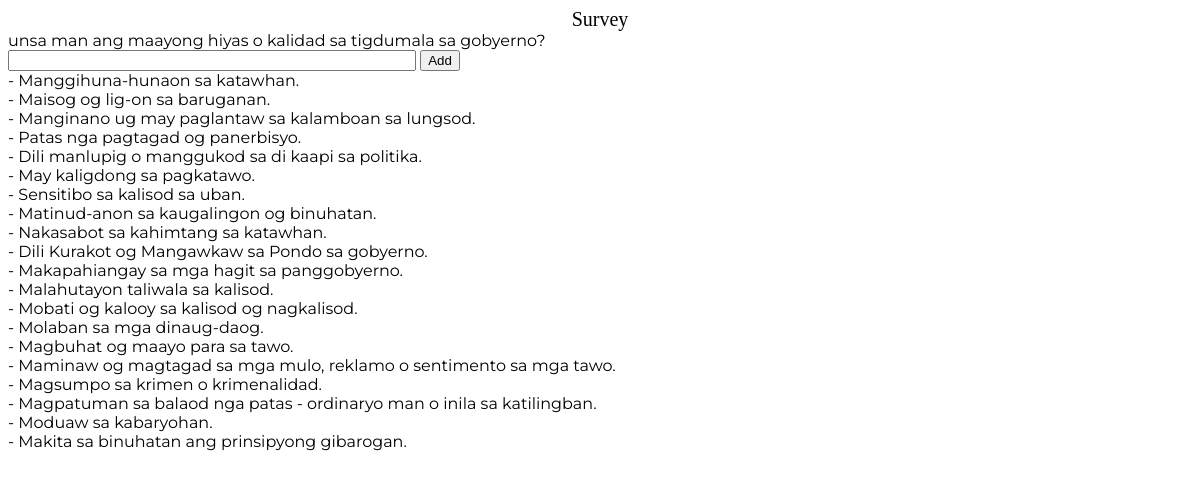
Screenshot of /add-option-question/2/ with the database file from the repository.
### management/models.py (models this page shows, shortened)
class QuestionQuestionnaire(models.Model):
    name = models.CharField(max_length=255)

class QuestionOptions(models.Model):
    question = models.ForeignKey(
        QuestionQuestionnaire,
        on_delete=models.CASCADE,
        related_name='questionnaire_question'
    )
    name = models.CharField(max_length=1000)
    percentage = models.IntegerField(default=0)
    counts = models.IntegerField(default=0)

### management/views.py (the view, shortened to what this page needs)
# urls.py: path('add-option-question/<int:question_id>/', views.question_add_option, name='add-option'),
def question_add_option(request, question_id):
    question = QuestionQuestionnaire.objects.get(id=question_id)
    options = QuestionOptions.objects.filter(question=question)
    return render(request, 'question-option-add.html', {
        'question': question,
        'options': options
    })

### management/templates/question-option-add.html (shortened to what this page needs)
{% extends 'base.html' %}
{% load static %}
{% block content %}
    <div>
        {{ question.name }}
    </div>
    <form method="POST">
        <input type="text" name="option-name" style="width: 400px;">
        <button type="submit">
            Add
        </button>
    </form>
    {% for option in options %}
        <div>
            - {{ option.name }}
        </div>
    {% endfor %}
{% endblock %}

### management/static/base.css (style rules this page uses)
body { font-family: 'Montserrat'; }

### rows the page displays
QuestionQuestionnaire: name "unsa man ang maayong hiyas o kalidad sa tigdumala sa gobyerno?"
QuestionOptions: name "Manggihuna-hunaon sa katawhan."
QuestionOptions: name "Maisog og lig-on sa baruganan."
QuestionOptions: name "Manginano ug may paglantaw sa kalamboan sa lungsod."
QuestionOptions: name "Patas nga pagtagad og panerbisyo."
QuestionOptions: name "Dili manlupig o manggukod sa di kaapi sa politika."
QuestionOptions: name "May kaligdong sa pagkatawo."
QuestionOptions: name "Sensitibo sa kalisod sa uban."
QuestionOptions: name "Matinud-anon sa kaugalingon og binuhatan."
QuestionOptions: name "Nakasabot sa kahimtang sa katawhan."
QuestionOptions: name "Dili Kurakot og Mangawkaw sa Pondo sa gobyerno."
QuestionOptions: name "Makapahiangay sa mga hagit sa panggobyerno."
QuestionOptions: name "Malahutayon taliwala sa kalisod."
QuestionOptions: name "Mobati og kalooy sa kalisod og nagkalisod."
QuestionOptions: name "Molaban sa mga dinaug-daog."
QuestionOptions: name "Magbuhat og maayo para sa tawo."
QuestionOptions: name "Maminaw og magtagad sa mga mulo, reklamo o sentimento sa mga tawo."
QuestionOptions: name "Magsumpo sa krimen o krimenalidad."
QuestionOptions: name "Magpatuman sa balaod nga patas - ordinaryo man o inila sa katilingban."
QuestionOptions: name "Moduaw sa kabaryohan."
QuestionOptions: name "Makita sa binuhatan ang prinsipyong gibarogan."
